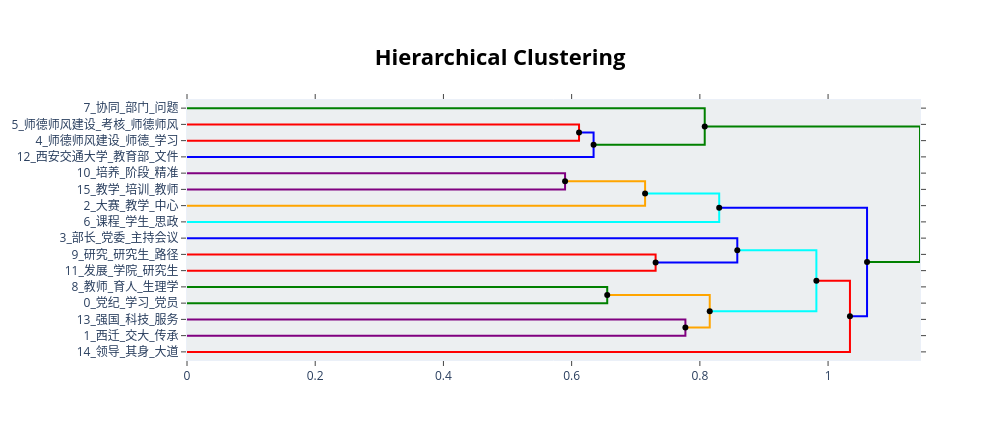

The notebook cell this image was saved under:
### Code cell
import plotly.express as px
hierarchical_topics = topic_model.hierarchical_topics(docs)
# topic_model.visualize_hierarchy(hierarchical_topics=hierarchical_topics)
fig = topic_model.visualize_hierarchy(hierarchical_topics=hierarchical_topics)

# 为每个轨迹随机分配颜色（或使用预定义颜色列表）
colors = ['red', 'blue', 'green', 'purple', 'orange', 'cyan']
for i, trace in enumerate(fig.data):
    trace.line.color = colors[i % len(colors)]

fig.show()
fig.write_html('topic_hierarchy.html')

### Figure 1 — Plotly figure (JSON) as saved in the notebook; plotly's stock layout.template omitted (floating-point values rounded to 4 significant figures)
{"data": [{"hoverinfo": "text", "marker": {"color": "rgb(61,153,112)"}, "mode": "lines", "text": ["师德师风建设_考核_师德师风_组织_单位", "", "", "师德师风建设_师德_学习_教师_建设"], "x": [0.0, 0.6115, 0.6115, 0.0], "xaxis": "x", "y": [-15.0, -15.0, -25.0, -25.0], "yaxis": "y", "type": "scatter", "line": {"color": "red"}}, {"hoverinfo": "text", "marker": {"color": "rgb(61,153,112)"}, "mode": "lines", "text": ["师德师风建设_师德_建设_师德师风_政治", "", "", "西安交通大学_教育部_文件_质量标准_十项准则"], "x": [0.6115, 0.6342, 0.6342, 0.0], "xaxis": "x", "y": [-20.0, -20.0, -35.0, -35.0], "yaxis": "y", "type": "scatter", "line": {"color": "blue"}}, {"hoverinfo": "text", "marker": {"color": "rgb(61,153,112)"}, "mode": "lines", "text": ["协同_部门_问题_机制_做好", "", "", "师德师风建设_政治_师德_教师_师德师风"], "x": [0.0, 0.8076, 0.8076, 0.6342], "xaxis": "x", "y": [-5.0, -5.0, -27.5, -27.5], "yaxis": "y", "type": "scatter", "line": {"color": "green"}}, {"hoverinfo": "text", "marker": {"color": "rgb(255,65,54)"}, "mode": "lines", "text": ["培养_阶段_精准_教学_培训", "", "", "教学_培训_教师_名师_培养"], "x": [0.0, 0.5897, 0.5897, 0.0], "xaxis": "x", "y": [-45.0, -45.0, -55.0, -55.0], "yaxis": "y", "type": "scatter", "line": {"color": "purple"}}, {"hoverinfo": "text", "marker": {"color": "rgb(255,65,54)"}, "mode": "lines", "text": ["教学_培养_培训_教师_模式", "", "", "大赛_教学_中心_联盟_发展"], "x": [0.5897, 0.7146, 0.7146, 0.0], "xaxis": "x", "y": [-50.0, -50.0, -65.0, -65.0], "yaxis": "y", "type": "scatter", "line": {"color": "orange"}}, {"hoverinfo": "text", "marker": {"color": "rgb(255,65,54)"}, "mode": "lines", "text": ["教学_大赛_中心_教师_发展", "", "", "课程_学生_思政_教学_课堂"], "x": [0.7146, 0.8302, 0.8302, 0.0], "xaxis": "x", "y": [-57.5, -57.5, -75.0, -75.0], "yaxis": "y", "type": "scatter", "line": {"color": "cyan"}}, {"hoverinfo": "text", "marker": {"color": "rgb(35,205,205)"}, "mode": "lines", "text": ["研究_研究生_路径_导师_项目", "", "", "发展_学院_研究生_学生_人才培养"], "x": [0.0, 0.731, 0.731, 0.0], "xaxis": "x", "y": [-95.0, -95.0, -105.0, -105.0], "yaxis": "y", "type": "scatter", "line": {"color": "red"}}, {"hoverinfo": "text", "marker": {"color": "rgb(35,205,205)"}, "mode": "lines", "text": ["部长_党委_主持会议_负责人_会议", "", "", "研究生_学院_导师_研究_发展"], "x": [0.0, 0.8584, 0.8584, 0.731], "xaxis": "x", "y": [-85.0, -85.0, -100.0, -100.0], "yaxis": "y", "type": "scatter", "line": {"color": "blue"}}, {"hoverinfo": "text", "marker": {"color": "rgb(35,205,205)"}, "mode": "lines", "text": ["教师_育人_生理学_师德师风建设_专题", "", "", "党纪_学习_党员_师德师风建设_教育"], "x": [0.0, 0.6555, 0.6555, 0.0], "xaxis": "x", "y": [-115.0, -115.0, -125.0, -125.0], "yaxis": "y", "type": "scatter", "line": {"color": "green"}}, {"hoverinfo": "text", "marker": {"color": "rgb(35,205,205)"}, "mode": "lines", "text": ["强国_科技_服务_面向_教育", "", "", "西迁_交大_传承_奋斗_爱国"], "x": [0.0, 0.7775, 0.7775, 0.0], "xaxis": "x", "y": [-135.0, -135.0, -145.0, -145.0], "yaxis": "y", "type": "scatter", "line": {"color": "purple"}}, {"hoverinfo": "text", "marker": {"color": "rgb(35,205,205)"}, "mode": "lines", "text": ["党纪_学习_师德师风建设_教师_教育", "", "", "西迁_交大_传承_强国_国家"], "x": [0.6555, 0.8154, 0.8154, 0.7775], "xaxis": "x", "y": [-120.0, -120.0, -140.0, -140.0], "yaxis": "y", "type": "scatter", "line": {"color": "orange"}}, {"hoverinfo": "text", "marker": {"color": "rgb(35,205,205)"}, "mode": "lines", "text": ["学院_党委_部长_项目_主持会议", "", "", "西迁_学习_党纪_教育_教师"], "x": [0.8584, 0.9818, 0.9818, 0.8154], "xaxis": "x", "y": [-92.5, -92.5, -130.0, -130.0], "yaxis": "y", "type": "scatter", "line": {"color": "cyan"}}, {"hoverinfo": "text", "marker": {"color": "rgb(0,116,217)"}, "mode": "lines", "text": ["教师_学院_西迁_学习_教育", "", "", "领导_其身_大道_常榕_其身正"], "x": [0.9818, 1.034, 1.034, 0.0], "xaxis": "x", "y": [-111.2, -111.2, -155.0, -155.0], "yaxis": "y", "type": "scatter", "line": {"color": "red"}}, {"hoverinfo": "text", "marker": {"color": "rgb(0,116,217)"}, "mode": "lines", "text": ["教学_大赛_教师_中心_发展", "", "", "教师_学院_西迁_教育_学习"], "x": [0.8302, 1.061, 1.061, 1.034], "xaxis": "x", "y": [-66.25, -66.25, -133.1, -133.1], "yaxis": "y", "type": "scatter", "line": {"color": "blue"}}, {"hoverinfo": "text", "marker": {"color": "rgb(0,116,217)"}, "mode": "lines", "text": ["师德师风建设_政治_教师_师德_师德师风", "", "", "教师_教学_发展_学院_教育"], "x": [0.8076, 1.143, 1.143, 1.061], "xaxis": "x", "y": [-16.25, -16.25, -99.69, -99.69], "yaxis": "y", "type": "scatter", "line": {"color": "green"}}, {"hoverinfo": "text", "hovertext": ["师德师风建设_师德_建设_师德师风_政治", "教学_培养_培训_教师_模式", "教学_大赛_中心_教师_发展", "党纪_学习_师德师风建设_教师_教育", "学院_党委_部长_项目_主持会议", "教师_学院_西迁_学习_教育", "教学_大赛_教师_中心_发展", "师德师风建设_政治_教师_师德_师德师风"], "marker": {"color": "black"}, "mode": "markers", "showlegend": false, "x": [0.6115, 0.5897, 0.7146, 0.6555, 0.8584, 0.9818, 0.8302, 0.8076], "y": [-20.0, -50.0, -57.5, -120.0, -92.5, -111.2, -66.25, -16.25], "type": "scatter", "line": {"color": "purple"}}, {"hoverinfo": "text", "hovertext": ["师德师风建设_政治_师德_教师_师德师风", "研究生_学院_导师_研究_发展", "西迁_交大_传承_强国_国家", "西迁_学习_党纪_教育_教师", "教师_学院_西迁_教育_学习", "教师_教学_发展_学院_教育"], "marker": {"color": "black"}, "mode": "markers", "showlegend": false, "x": [0.6342, 0.731, 0.7775, 0.8154, 1.034, 1.061], "y": [-27.5, -100.0, -140.0, -130.0, -133.1, -99.69], "type": "scatter", "line": {"color": "orange"}}], "layout": {"autosize": false, "height": 440, "hovermode": "closest", "showlegend": false, "width": 1000, "xaxis": {"mirror": "allticks", "rangemode": "tozero", "showgrid": false, "showline": true, "showticklabels": true, "ticks": "outside", "type": "linear", "zeroline": false}, "yaxis": {"mirror": "allticks", "rangemode": "tozero", "showgrid": false, "showline": true, "showticklabels": true, "tickmode": "array", "ticks": "outside", "ticktext": ["7_协同_部门_问题", "5_师德师风建设_考核_师德师风", "4_师德师风建设_师德_学习", "12_西安交通大学_教育部_文件", "10_培养_阶段_精准", "15_教学_培训_教师", "2_大赛_教学_中心", "6_课程_学生_思政", "3_部长_党委_主持会议", "9_研究_研究生_路径", "11_发展_学院_研究生", "8_教师_育人_生理学", "0_党纪_学习_党员", "13_强国_科技_服务", "1_西迁_交大_传承", "14_领导_其身_大道"], "tickvals": [-5.0, -15.0, -25.0, -35.0, -45.0, -55.0, -65.0, -75.0, -85.0, -95.0, -105.0, -115.0, -125.0, -135.0, -145.0, -155.0], "type": "linear", "zeroline": false, "range": [-160.0, 0.0]}, "title": {"font": {"size": 22, "color": "Black"}, "text": "<b>Hierarchical Clustering</b>", "x": 0.5, "xanchor": "center", "yanchor": "top"}, "hoverlabel": {"font": {"size": 16, "family": "Rockwell"}, "bgcolor": "white"}, "plot_bgcolor": "#ECEFF1"}}
